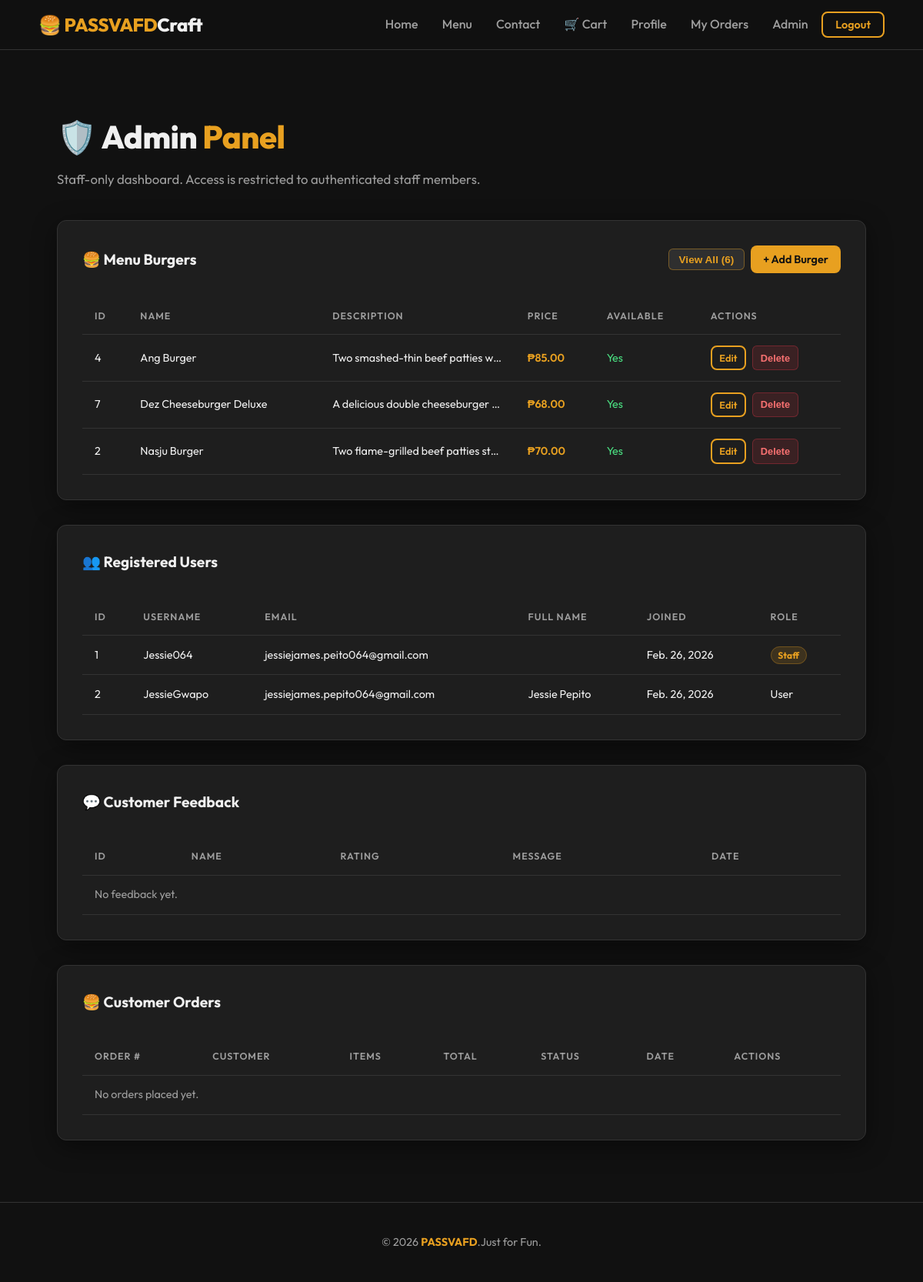
Page /admin-panel/ (signed in) on the committed database.
### restaurant/models.py (models this page shows, shortened)
class Burger(models.Model):
    name = models.CharField(max_length=100)
    description = models.TextField()
    price = models.DecimalField(max_digits=6, decimal_places=2)
    image_url = models.URLField(blank=True, default='')
    is_available = models.BooleanField(default=True)
    class Meta:
        ordering = ['name']

### restaurant/views.py (the view)
# urls.py: path('admin-panel/',   views.admin_panel_view,   name='admin_panel'),
@login_required
@user_passes_test(_is_staff)
def admin_panel_view(request):
    users = User.objects.select_related('profile').all()
    feedbacks = Feedback.objects.select_related('user').all()
    orders = Order.objects.select_related('user').prefetch_related('items__burger').all()
    burgers = Burger.objects.all()
    return render(request, 'restaurant/admin_panel.html', {
        'users': users,
        'feedbacks': feedbacks,
        'orders': orders,
        'burgers': burgers,
    })

### restaurant/views.py (called while the page is built)
def _is_staff(user):
    return user.is_authenticated and user.is_staff

### restaurant/templates/restaurant/admin_panel.html (shortened to what this page needs)
{% extends 'restaurant/base.html' %}
{% block content %}
<section class="section">
    <div class="container">
        <h1 class="section-title">🛡️ Admin <span class="highlight">Panel</span></h1>
        <p class="section-subtitle text-muted">Staff-only dashboard. Access is restricted to authenticated staff
            members.</p>
        <div class="card mb-2 burgers-card" style="margin-bottom:2rem;">
            <div style="display:flex;justify-content:space-between;align-items:center;flex-wrap:wrap;gap:1rem;margin-bottom:1rem;">
                <h2 style="font-size:1.2rem;font-weight:700;margin:0;">🍔 Menu Burgers</h2>
                <div style="display:flex;gap:.5rem;align-items:center;">
                    {% if burgers|length > 3 %}
                    <button type="button" id="burgersViewAllBtn" onclick="toggleTableView('burgers')"
                        style="background:rgba(255,255,255,.08);color:var(--accent);border:1px solid rgba(232,160,32,.4);
                               padding:.35rem .8rem;border-radius:6px;font-size:.85rem;font-weight:600;cursor:pointer;">
                        View All ({{ burgers|length }})
                    </button>
                    {% endif %}
                    <a href="{% url 'admin_add_burger' %}" class="btn btn-primary" style="font-size:.9rem;padding:.4rem 1rem;">
                        + Add Burger
                    </a>
                </div>
            </div>
            <div style="overflow-x:auto;">
                <table class="admin-table" id="burgers-table">
                    <thead>
                        <tr>
                            <th>ID</th>
                            <th>Name</th>
                            <th>Description</th>
                            <th>Price</th>
                            <th>Available</th>
                            <th>Actions</th>
                        </tr>
                    </thead>
                    <tbody>
                        {% for b in burgers %}
                        <tr class="burger-row {% if forloop.counter > 3 %}burger-row-extra{% endif %}">
                            <td>{{ b.pk }}</td>
                            <td>{{ b.name }}</td>
                            <td style="max-width:200px;overflow:hidden;text-overflow:ellipsis;white-space:nowrap;">{{ b.description }}</td>
                            <td style="color:var(--accent);font-weight:600;">₱{{ b.price }}</td>
                            <td>{% if b.is_available %}<span style="color:#4ade80;">Yes</span>{% else %}<span style="color:#f87171;">No</span>{% endif %}</td>
                            <td>
                                <div style="display:flex;gap:.5rem;flex-wrap:wrap;">
                                    <a href="{% url 'admin_edit_burger' b.pk %}" class="btn btn-outline" style="font-size:.8rem;padding:.25rem .6rem;">Edit</a>
                                    <button type="button"
                                        onclick="openBurgerDeleteModal({{ b.pk }}, '{{ b.name|escapejs }}')"
                                        style="background:rgba(220,53,69,.15);color:#f87171;border:1px solid rgba(220,53,69,.35);
                                               padding:.25rem .6rem;border-radius:6px;font-size:.8rem;font-weight:600;
                                               cursor:pointer;transition:background .2s;"
                                        onmouseover="this.style.background='rgba(220,53,69,.3)'"
                                        onmouseout="this.style.background='rgba(220,53,69,.15)'">
                                        Delete
                                    </button>
                                </div>
                            </td>
                        </tr>
                        {% empty %}
                        <tr>
                            <td colspan="6" class="text-muted">No burgers in the menu. <a href="{% url 'admin_add_burger' %}">Add one</a>.</td>
                        </tr>
                        {% endfor %}
                    </tbody>
                </table>
            </div>
        </div>
        <div class="card mb-2 users-card" style="margin-bottom:2rem;">
            <div style="display:flex;justify-content:space-between;align-items:center;flex-wrap:wrap;gap:1rem;margin-bottom:1rem;">
                <h2 style="font-size:1.2rem;font-weight:700;margin:0;">👥 Registered Users</h2>
            </div>
            <div style="overflow-x:auto;">
                <table class="admin-table" id="users-table">
                    <thead>
                        <tr>
                            <th>ID</th>
                            <th>Username</th>
                            <th>Email</th>
                            <th>Full Name</th>
                            <th>Joined</th>
                            <th>Role</th>
                        </tr>
                    </thead>
                    <tbody>
                        {% for u in users %}
                        <tr class="user-row {% if forloop.counter > 3 %}user-row-extra{% endif %}">
                            <td>{{ u.pk }}</td>
                            <td>{{ u.username }}</td>
                            <td>{{ u.email }}</td>
                            <td>{{ u.get_full_name }}</td>
                            <td>{{ u.date_joined|date:"N j, Y" }}</td>
                            <td>{% if u.is_staff %}<span class="staff-badge">Staff</span>{% else %}User{% endif %}</td>
                        </tr>
                        {% empty %}
                        <tr>
                            <td colspan="6" class="text-muted">No users found.</td>
                        </tr>
                        {% endfor %}
                    </tbody>
                </table>
            </div>
        </div>
        <div class="card feedbacks-card">
            <div style="display:flex;justify-content:space-between;align-items:center;flex-wrap:wrap;gap:1rem;margin-bottom:1rem;">
                <h2 style="font-size:1.2rem;font-weight:700;margin:0;">💬 Customer Feedback</h2>
            </div>
            <div style="overflow-x:auto;">
                <table class="admin-table" id="feedback-table">
                    <thead>
                        <tr>
                            <th>ID</th>
                            <th>Name</th>
                            <th>Rating</th>
                            <th>Message</th>
                            <th>Date</th>
                        </tr>
                    </thead>
                    <tbody>
                        {% for fb in feedbacks %}
                        <tr class="feedback-row {% if forloop.counter > 3 %}feedback-row-extra{% endif %}">
                            <td>{{ fb.pk }}</td>
                            <td>{{ fb.name }}</td>
                            <td>{{ fb.rating }}/5</td>
                            <td>{{ fb.message }}</td>
                            <td>{{ fb.created_at|date:"N j, Y" }}</td>
                        </tr>
                        {% empty %}
                        <tr>
                            <td colspan="5" class="text-muted">No feedback yet.</td>
                        </tr>
                        {% endfor %}
                    </tbody>
                </table>
            </div>
        </div>
        <div class="card" style="margin-top:2rem;">
            <h2 style="font-size:1.2rem;font-weight:700;margin-bottom:1rem;">🍔 Customer Orders</h2>
            <div style="overflow-x:auto;">
                <table class="admin-table" id="orders-table">
                    <thead>
                        <tr>
                            <th>Order #</th>
                            <th>Customer</th>
                            <th>Items</th>
                            <th>Total</th>
                            <th>Status</th>
                            <th>Date</th>
                            <th>Actions</th>
                        </tr>
                    </thead>
                    <tbody>
                        {% for order in orders %}
                        <tr>
                            <td>#{{ order.pk }}</td>
                            <td>{{ order.user.username }}</td>
                            <td>
                                {% for item in order.items.all %}
                                {{ item.quantity }}× {{ item.burger.name }}{% if not forloop.last %}, {% endif %}
                                {% endfor %}
                            </td>
                            <td style="color:var(--accent);font-weight:700;">₱{{ order.total }}</td>
                            <td>
                                <span
                                    style="font-size:0.8rem;font-weight:600;padding:0.2rem 0.6rem;border-radius:20px;
                                    background:rgba(232,160,32,0.15);color:var(--accent);border:1px solid rgba(232,160,32,0.3);">
                                    {{ order.get_status_display }}
                                </span>
                            </td>
                            <td>{{ order.created_at|date:"N j, Y H:i" }}</td>
                            <td>
                                <div style="display:flex;flex-direction:column;gap:.4rem;">
                                    <form method="post" action="{% url 'update_order_status' order.pk %}"
                                        style="display:flex;gap:.4rem;align-items:center;flex-wrap:wrap;">
                                        {% csrf_token %}
                                        <select name="status" style="
                                            background:#1e1e2e;color:#fff;border:1px solid rgba(255,255,255,.15);
                                            border-radius:6px;padding:.25rem .5rem;font-size:.8rem;cursor:pointer;">
                                            <option value="pending" {% if order.status == 'pending' %}selected{% endif %}>
                                                ⏳ Pending</option>
                                            <option value="confirmed" {% if order.status == 'confirmed' %}selected{% endif %}>✅ Confirmed</option>
                                            <option value="done" {% if order.status == 'done' %}selected{% endif %}>🍔
                                                Done</option>
                                        </select>
                                        <button type="submit" class="btn btn-primary"
                                            style="padding:.25rem .7rem;font-size:.78rem;">Save</button>
                                    </form>
                                    <button type="button"
                                        onclick="openAdminDeleteModal({{ order.pk }}, '{{ order.user.username }}')"
                                        style="background:rgba(220,53,69,.15);color:#f87171;
                                                   border:1px solid rgba(220,53,69,.35);padding:.25rem .6rem;
                                                   border-radius:6px;font-size:.78rem;font-weight:600;
                                                   cursor:pointer;width:fit-content;
                                                   transition:background .2s;"
                                        onmouseover="this.style.background='rgba(220,53,69,.3)'"
                                        onmouseout="this.style.background='rgba(220,53,69,.15)'">
                                        🗑 Delete Order
                                    </button>
                                </div>
                            </td>
                        </tr>
                        {% empty %}
                        <tr>
                            <td colspan="7" class="text-muted">No orders placed yet.</td>
                        </tr>
                        {% endfor %}
                    </tbody>
                </table>
            </div>
        </div>
    </div>
</section>
{% endblock %}

### restaurant/static/restaurant/style.css (style rules this page uses)
:root { --bg: #111111; --surface: #1e1e1e; --surface2: #272727; --border: #333333; --accent: #e8a020; --accent-dk: #c4861a; --danger: #e53935; --success: #43a047; --text: #f0f0f0; --muted: #9e9e9e; --radius: 12px; --radius-sm: 8px; --shadow: 0 8px 32px rgba(0, 0, 0, 0.45); --transition: 0.25s ease; }
*, *::before, *::after { box-sizing: border-box; margin: 0; padding: 0; }
html { scroll-behavior: smooth; }
body { font-family: 'Outfit', sans-serif; background: var(--bg); color: var(--text); min-height: 100vh; line-height: 1.6; }
a { color: var(--accent); text-decoration: none; transition: color var(--transition); }
.container { max-width: 1100px; margin: 0 auto; padding: 0 1.5rem; }
.section { padding: 5rem 0; }
.btn { display: inline-flex; align-items: center; justify-content: center; gap: 0.4rem; padding: 0.7rem 1.6rem; border-radius: var(--radius-sm); font-family: 'Outfit', sans-serif; font-size: 1rem; font-weight: 600; cursor: pointer; border: none; transition: all var(--transition); text-decoration: none; }
.btn-primary { background: var(--accent); color: #111; }
.btn-outline { background: transparent; color: var(--accent); border: 2px solid var(--accent); }
.card { background: var(--surface); border: 1px solid var(--border); border-radius: var(--radius); padding: 2rem; box-shadow: var(--shadow); }
.section-title { font-size: clamp(1.8rem, 4vw, 2.6rem); font-weight: 800; letter-spacing: -0.5px; margin-bottom: 0.5rem; }
.section-title .highlight { color: var(--accent); }
.section-subtitle { color: var(--muted); font-size: 1.05rem; margin-bottom: 2.5rem; }
.admin-table { width: 100%; border-collapse: collapse; margin-top: 1rem; }
.admin-table th, .admin-table td { text-align: left; padding: 0.85rem 1rem; border-bottom: 1px solid var(--border); font-size: 0.9rem; }
.admin-table th { color: var(--muted); font-weight: 600; text-transform: uppercase; font-size: 0.78rem; letter-spacing: 1px; }
.staff-badge { font-size: 0.75rem; font-weight: 700; padding: 0.2rem 0.55rem; border-radius: 20px; background: rgba(232, 160, 32, 0.15); color: var(--accent); border: 1px solid rgba(232, 160, 32, 0.3); }
.text-muted { color: var(--muted); }
.mb-2 { margin-bottom: 1rem; }

### rows in the picture
Burger: pk "4", name "Ang Burger", description "Two smashed-thin beef patties w…", price "85.00", is_available "Yes"
Burger: pk "7", name "Dez Cheeseburger Deluxe", description "A delicious double cheeseburger…", price "68.00", is_available "Yes"
Burger: pk "2", name "Nasju Burger", description "Two flame-grilled beef patties st…", price "70.00", is_available "Yes"

### other values in the picture
{{ burgers|length }} "6"
{{ u.pk }} "1"
{{ u.username }} "Jessie064"
{{ u.email }} "jessiejames.peito064@gmail.com"
{{ u.date_joined|date:"N j, Y" }} "Feb. 26, 2026"
{{ u.pk }} "2"
{{ u.username }} "JessieGwapo"
{{ u.email }} "jessiejames.pepito064@gmail.com"
{{ u.get_full_name }} "Jessie Pepito"
